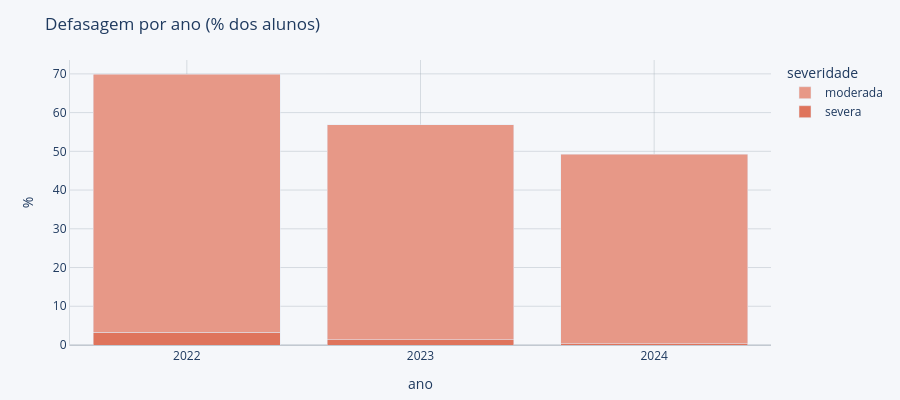

The code cell stored with this chart in its notebook:
### Markdown cell above
## P1 — Qual o perfil de defasagem escolar (IAN) e como evoluiu?

Aqui, a análise é feita em duas camadas: a **transversal** calcula a taxa e a severidade da defasagem por ano; a **longitudinal** usa o painel de alunos para analisar o que acontece com o mesmo aluno de um ano para o outro: quantos defasados recuperam a fase ideal e quanto permanecem defasados, bem como quantos que estavam em fase se mantêm em fase ou se defasam.

### Code cell
# ---------- Camada transversal: quantos alunos estão defasados em cada ano ----------
# Seleção dos alunos para a análise das alterações na taxa de defasagem
uni = df.fase.isna() | (df.fase == 8)
prim_07 = df.loc[~uni].groupby('id_aluno')['ano'].min()
d1 = df[~uni | (df.id_aluno.map(prim_07) < df.ano)]

# Análise de defasagem por severidade e geral a cada ano
cat = np.select([d1.ian == 2.5, d1.ian == 5], ['severa', 'moderada'], default='em fase')
sev = d1.assign(cat=pd.Categorical(cat, ['severa', 'moderada', 'em fase'])) \
        .groupby(['ano', 'cat'], observed=False).size().unstack()
sev_pct = (sev.div(sev.sum(axis=1), axis=0) * 100).round(1)
tx = d1.groupby('ano')['defasado'].mean().mul(100).round(1)
print('Taxa geral de alunos defasados:')
print(tx.astype(str) + '%')

# A contagem sai impressa antes do gráfico porque a fatia severa é pequena em termos absolutos, e uma
# barra fina desenhada em percentual não deixa isso à vista.
print('\nAlunos em cada nível de defasagem — contagem e % do ano:')
print(sev.to_string())
print(sev_pct.to_string())

fig = go.Figure()
for severidade, cor in zip(['severa', 'moderada'], [CORAL, CORAL_CLARO]):
    fig.add_bar(x=sev_pct.index.astype(str), y=sev_pct[severidade], name=severidade, marker_color=cor,
                customdata=np.stack([sev_pct[severidade], sev[severidade], sev.sum(axis=1)], axis=-1),
                hovertemplate='%{customdata[0]:.1f}%  (%{customdata[1]:.0f} de %{customdata[2]:.0f})'
                              '<extra></extra>')
fig.update_layout(barmode='stack', title='Defasagem por ano (% dos alunos)', xaxis_title='ano',
                  yaxis_title='%', legend_title='severidade', hovermode='x unified')
aplicar_tema(fig, 400).show()

print()
print('Bolsistas sem passagem pelas fases 0-7 excluídos em cada ano:')
print((df.groupby('ano').size() - d1.groupby('ano').size()).to_string())

### Figure 1 — Plotly figure (JSON) as saved in the notebook; plotly's stock layout.template omitted (floating-point values rounded to 4 significant figures)
{"data": [{"customdata": [[3.3, 28.0, 860.0], [1.4, 14.0, 970.0], [0.3, 3.0, 1085.0]], "hovertemplate": "%{customdata[0]:.1f}%  (%{customdata[1]:.0f} de %{customdata[2]:.0f})<extra></extra>", "marker": {"color": "#DF745C"}, "name": "severa", "type": "bar", "x": ["2022", "2023", "2024"], "y": [3.3, 1.4, 0.3]}, {"customdata": [[66.6, 573.0, 860.0], [55.5, 538.0, 970.0], [48.9, 531.0, 1085.0]], "hovertemplate": "%{customdata[0]:.1f}%  (%{customdata[1]:.0f} de %{customdata[2]:.0f})<extra></extra>", "marker": {"color": "#E79887"}, "name": "moderada", "type": "bar", "x": ["2022", "2023", "2024"], "y": [66.6, 55.5, 48.9]}], "layout": {"barmode": "stack", "font": {"color": "#1F3A5F"}, "height": 400, "hovermode": "x unified", "legend": {"title": {"font": {"color": "#1F3A5F"}, "text": "severidade"}}, "margin": {"b": 55, "l": 70, "r": 30, "t": 60}, "paper_bgcolor": "#F5F7FA", "plot_bgcolor": "#F5F7FA", "title": {"font": {"color": "#1F3A5F"}, "text": "Defasagem por ano (% dos alunos)"}, "xaxis": {"gridcolor": "rgba(154, 165, 177, 0.35)", "linecolor": "rgba(154, 165, 177, 0.35)", "title": {"text": "ano"}, "zerolinecolor": "rgba(154, 165, 177, 0.35)"}, "yaxis": {"gridcolor": "rgba(154, 165, 177, 0.35)", "linecolor": "rgba(154, 165, 177, 0.35)", "title": {"text": "%"}, "zerolinecolor": "rgba(154, 165, 177, 0.35)"}}}
